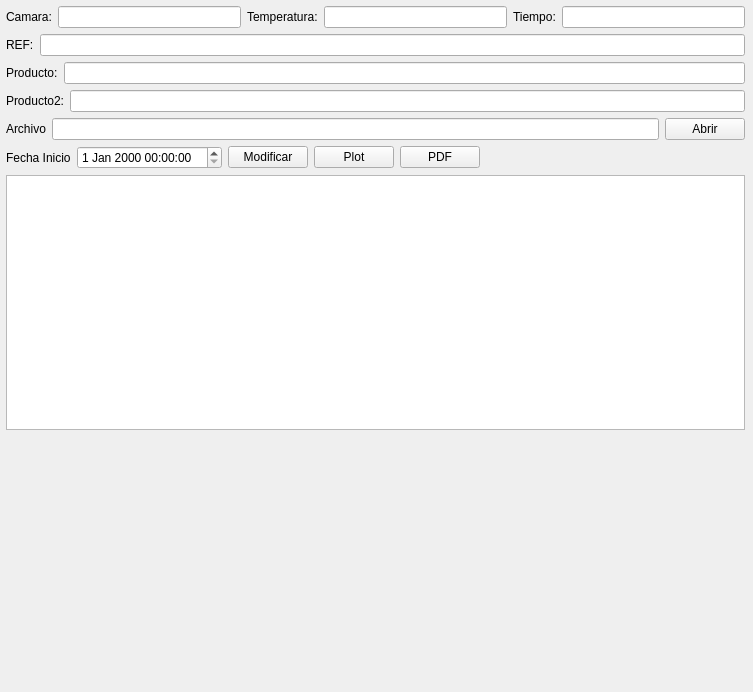
<?xml version="1.0" encoding="UTF-8"?>
<ui version="4.0">
 <class>MainWindow</class>
 <widget class="QMainWindow" name="MainWindow">
  <property name="geometry">
   <rect>
    <x>0</x>
    <y>0</y>
    <width>753</width>
    <height>692</height>
   </rect>
  </property>
  <property name="windowTitle">
   <string>MainWindow</string>
  </property>
  <widget class="QWidget" name="centralwidget">
   <widget class="QWidget" name="verticalLayoutWidget">
    <property name="geometry">
     <rect>
      <x>0</x>
      <y>0</y>
      <width>751</width>
      <height>691</height>
     </rect>
    </property>
    <layout class="QVBoxLayout" name="verticalLayout">
     <property name="spacing">
      <number>6</number>
     </property>
     <property name="sizeConstraint">
      <enum>QLayout::SetDefaultConstraint</enum>
     </property>
     <property name="leftMargin">
      <number>6</number>
     </property>
     <property name="topMargin">
      <number>6</number>
     </property>
     <property name="rightMargin">
      <number>6</number>
     </property>
     <property name="bottomMargin">
      <number>6</number>
     </property>
     <item>
      <layout class="QVBoxLayout" name="verticalLayout_3">
       <item>
        <layout class="QHBoxLayout" name="horizontalLayout_13">
         <item>
          <widget class="QLabel" name="label_4">
           <property name="text">
            <string>Camara:</string>
           </property>
          </widget>
         </item>
         <item>
          <widget class="QLineEdit" name="lineEdit_2"/>
         </item>
         <item>
          <widget class="QLabel" name="label_9">
           <property name="text">
            <string>Temperatura:</string>
           </property>
          </widget>
         </item>
         <item>
          <widget class="QLineEdit" name="lineEdit_6"/>
         </item>
         <item>
          <widget class="QLabel" name="label_8">
           <property name="text">
            <string>Tiempo:</string>
           </property>
          </widget>
         </item>
         <item>
          <widget class="QLineEdit" name="lineEdit_3"/>
         </item>
        </layout>
       </item>
       <item>
        <layout class="QHBoxLayout" name="horizontalLayout_12">
         <item>
          <widget class="QLabel" name="label_7">
           <property name="text">
            <string>REF:</string>
           </property>
          </widget>
         </item>
         <item>
          <widget class="QLineEdit" name="fieldRef"/>
         </item>
        </layout>
       </item>
       <item>
        <layout class="QHBoxLayout" name="horizontalLayout_11">
         <item>
          <widget class="QLabel" name="label_6">
           <property name="text">
            <string>Producto:</string>
           </property>
          </widget>
         </item>
         <item>
          <widget class="QLineEdit" name="lineEdit_4"/>
         </item>
        </layout>
       </item>
       <item>
        <layout class="QHBoxLayout" name="horizontalLayout_10">
         <item>
          <widget class="QLabel" name="label_5">
           <property name="text">
            <string>Producto2:</string>
           </property>
          </widget>
         </item>
         <item>
          <widget class="QLineEdit" name="lineEdit_5"/>
         </item>
        </layout>
       </item>
      </layout>
     </item>
     <item>
      <layout class="QHBoxLayout" name="horizontalLayout">
       <property name="sizeConstraint">
        <enum>QLayout::SetDefaultConstraint</enum>
       </property>
       <item>
        <widget class="QLabel" name="label">
         <property name="frameShape">
          <enum>QFrame::NoFrame</enum>
         </property>
         <property name="text">
          <string>Archivo</string>
         </property>
        </widget>
       </item>
       <item>
        <widget class="QLineEdit" name="lineEdit"/>
       </item>
       <item>
        <widget class="QPushButton" name="btnOpenFile">
         <property name="text">
          <string>Abrir</string>
         </property>
        </widget>
       </item>
      </layout>
     </item>
     <item>
      <layout class="QHBoxLayout" name="horizontalLayout_2">
       <item>
        <widget class="QLabel" name="label_2">
         <property name="text">
          <string>Fecha Inicio</string>
         </property>
        </widget>
       </item>
       <item>
        <widget class="QDateTimeEdit" name="dateTimeEdit"/>
       </item>
       <item>
        <widget class="QPushButton" name="pushButton">
         <property name="text">
          <string>Modificar</string>
         </property>
        </widget>
       </item>
       <item>
        <widget class="QPushButton" name="pushButton_2">
         <property name="text">
          <string>Plot</string>
         </property>
        </widget>
       </item>
       <item>
        <widget class="QPushButton" name="pushButton_3">
         <property name="text">
          <string>PDF</string>
         </property>
        </widget>
       </item>
       <item>
        <spacer name="horizontalSpacer">
         <property name="orientation">
          <enum>Qt::Horizontal</enum>
         </property>
         <property name="sizeHint" stdset="0">
          <size>
           <width>40</width>
           <height>20</height>
          </size>
         </property>
        </spacer>
       </item>
      </layout>
     </item>
     <item>
      <layout class="QHBoxLayout" name="horizontalLayout_3">
       <item>
        <widget class="QTableView" name="tableView"/>
       </item>
      </layout>
     </item>
     <item>
      <spacer name="verticalSpacer">
       <property name="orientation">
        <enum>Qt::Vertical</enum>
       </property>
       <property name="sizeHint" stdset="0">
        <size>
         <width>20</width>
         <height>40</height>
        </size>
       </property>
      </spacer>
     </item>
    </layout>
   </widget>
  </widget>
 </widget>
 <resources/>
 <connections/>
</ui>
